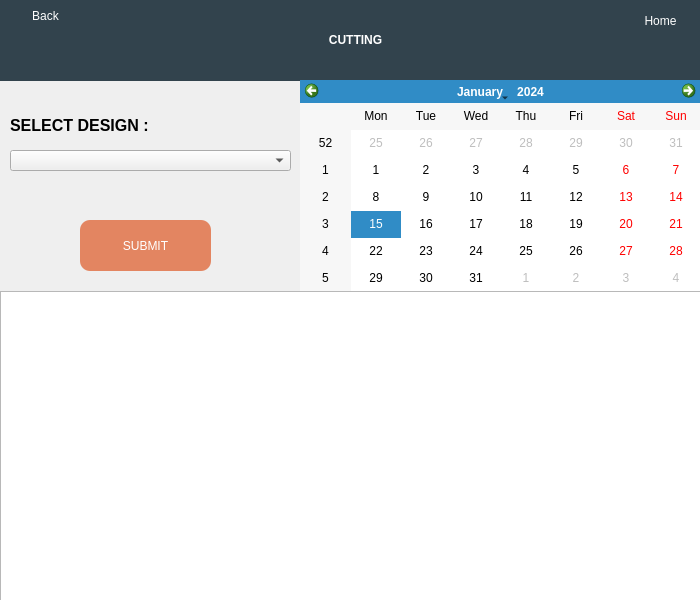
<?xml version="1.0" encoding="UTF-8"?>
<ui version="4.0">
 <class>cutting</class>
 <widget class="QWidget" name="cutting">
  <property name="geometry">
   <rect>
    <x>0</x>
    <y>0</y>
    <width>700</width>
    <height>600</height>
   </rect>
  </property>
  <property name="minimumSize">
   <size>
    <width>700</width>
    <height>600</height>
   </size>
  </property>
  <property name="maximumSize">
   <size>
    <width>700</width>
    <height>600</height>
   </size>
  </property>
  <property name="windowTitle">
   <string>cutting</string>
  </property>
  <property name="windowIcon">
   <iconset resource="res.qrc">
    <normaloff>:/Images/Images/CUTTING.png</normaloff>:/Images/Images/CUTTING.png</iconset>
  </property>
  <widget class="QPushButton" name="pushButton_7">
   <property name="geometry">
    <rect>
     <x>10</x>
     <y>0</y>
     <width>71</width>
     <height>31</height>
    </rect>
   </property>
   <property name="sizePolicy">
    <sizepolicy hsizetype="Preferred" vsizetype="Preferred">
     <horstretch>0</horstretch>
     <verstretch>0</verstretch>
    </sizepolicy>
   </property>
   <property name="layoutDirection">
    <enum>Qt::LeftToRight</enum>
   </property>
   <property name="autoFillBackground">
    <bool>false</bool>
   </property>
   <property name="styleSheet">
    <string notr="true">font: 75 8pt &quot;MS Sans Serif&quot;;
background-color: rgb(50, 67, 77);
color: rgb(255, 255, 255);
border: 5px;

border-radius: 10px;


</string>
   </property>
   <property name="text">
    <string>Back</string>
   </property>
   <property name="icon">
    <iconset resource="res.qrc">
     <normaloff>:/Inverted Images/Images/Inverted/image (22).png</normaloff>:/Inverted Images/Images/Inverted/image (22).png</iconset>
   </property>
   <property name="iconSize">
    <size>
     <width>20</width>
     <height>20</height>
    </size>
   </property>
  </widget>
  <widget class="QLabel" name="label_2">
   <property name="geometry">
    <rect>
     <x>190</x>
     <y>10</y>
     <width>71</width>
     <height>61</height>
    </rect>
   </property>
   <property name="styleSheet">
    <string notr="true">background-color: rgb(50, 67, 77);</string>
   </property>
   <property name="text">
    <string/>
   </property>
   <property name="pixmap">
    <pixmap resource="res.qrc">:/Inverted Images/Images/Inverted/Cut.png</pixmap>
   </property>
   <property name="scaledContents">
    <bool>true</bool>
   </property>
  </widget>
  <widget class="QLabel" name="label">
   <property name="geometry">
    <rect>
     <x>0</x>
     <y>0</y>
     <width>711</width>
     <height>81</height>
    </rect>
   </property>
   <property name="styleSheet">
    <string notr="true">color: rgb(255, 255, 255);
font: 58 26pt &quot;Lucida Bright&quot;;

background-color: rgb(50, 67, 77);


</string>
   </property>
   <property name="text">
    <string>&lt;html&gt;&lt;head/&gt;&lt;body&gt;&lt;p align=&quot;center&quot;&gt;&lt;span style=&quot; font-weight:600;&quot;&gt;CUTTING&lt;/span&gt;&lt;/p&gt;&lt;/body&gt;&lt;/html&gt;</string>
   </property>
  </widget>
  <widget class="QPushButton" name="pushButton_8">
   <property name="geometry">
    <rect>
     <x>620</x>
     <y>0</y>
     <width>81</width>
     <height>41</height>
    </rect>
   </property>
   <property name="sizePolicy">
    <sizepolicy hsizetype="Preferred" vsizetype="Preferred">
     <horstretch>0</horstretch>
     <verstretch>0</verstretch>
    </sizepolicy>
   </property>
   <property name="layoutDirection">
    <enum>Qt::LeftToRight</enum>
   </property>
   <property name="autoFillBackground">
    <bool>false</bool>
   </property>
   <property name="styleSheet">
    <string notr="true">font: 75 8pt &quot;MS Sans Serif&quot;;
background-color: rgb(50, 67, 77);
color: rgb(255, 255, 255);
border: 5px;

border-radius: 10px;


</string>
   </property>
   <property name="text">
    <string>Home</string>
   </property>
   <property name="icon">
    <iconset resource="res.qrc">
     <normaloff>:/Inverted Images/Images/Inverted/image (26).png</normaloff>:/Inverted Images/Images/Inverted/image (26).png</iconset>
   </property>
   <property name="iconSize">
    <size>
     <width>20</width>
     <height>20</height>
    </size>
   </property>
  </widget>
  <widget class="QTableView" name="tableView">
   <property name="geometry">
    <rect>
     <x>0</x>
     <y>291</y>
     <width>701</width>
     <height>311</height>
    </rect>
   </property>
  </widget>
  <widget class="QCalendarWidget" name="calendarWidget">
   <property name="geometry">
    <rect>
     <x>300</x>
     <y>80</y>
     <width>401</width>
     <height>211</height>
    </rect>
   </property>
  </widget>
  <widget class="QComboBox" name="comboBox">
   <property name="geometry">
    <rect>
     <x>10</x>
     <y>150</y>
     <width>281</width>
     <height>21</height>
    </rect>
   </property>
  </widget>
  <widget class="QLabel" name="label_4">
   <property name="geometry">
    <rect>
     <x>10</x>
     <y>110</y>
     <width>151</width>
     <height>31</height>
    </rect>
   </property>
   <property name="styleSheet">
    <string notr="true">font: 75 10pt &quot;MS Shell Dlg 2&quot;;</string>
   </property>
   <property name="text">
    <string>&lt;html&gt;&lt;head/&gt;&lt;body&gt;&lt;p align=&quot;justify&quot;&gt;&lt;span style=&quot; font-size:12pt; font-weight:600;&quot;&gt;SELECT DESIGN :&lt;/span&gt;&lt;/p&gt;&lt;/body&gt;&lt;/html&gt;</string>
   </property>
  </widget>
  <widget class="QLabel" name="label_5">
   <property name="geometry">
    <rect>
     <x>70</x>
     <y>240</y>
     <width>121</width>
     <height>31</height>
    </rect>
   </property>
   <property name="text">
    <string/>
   </property>
  </widget>
  <widget class="QPushButton" name="pushButton">
   <property name="geometry">
    <rect>
     <x>80</x>
     <y>220</y>
     <width>131</width>
     <height>51</height>
    </rect>
   </property>
   <property name="styleSheet">
    <string notr="true">font: 75 14pt &quot;MS Sans Serif&quot;;
color: rgb(255, 255, 255);
border: 5px;
background-color: rgb(227, 133, 97);
border-radius: 10px;
</string>
   </property>
   <property name="text">
    <string>SUBMIT</string>
   </property>
  </widget>
  <zorder>label</zorder>
  <zorder>label_2</zorder>
  <zorder>pushButton_7</zorder>
  <zorder>pushButton_8</zorder>
  <zorder>tableView</zorder>
  <zorder>calendarWidget</zorder>
  <zorder>comboBox</zorder>
  <zorder>label_4</zorder>
  <zorder>label_5</zorder>
  <zorder>pushButton</zorder>
 </widget>
 <resources>
  <include location="res.qrc"/>
 </resources>
 <connections/>
</ui>
